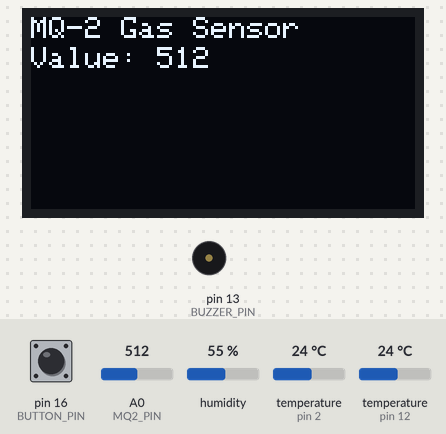
Bench run of a sketch on a simulated Arduino Uno, built with avr-gcc and run on an emulated ATmega328P. On the bench: 128×64 one-colour display, buzzer (waves = sounding, pin HIGH). The inputs (shaded band) are chosen by the test bench; at power-on: A0 (MQ2_PIN) = 512, pin 16 (BUTTON_PIN) LOW, humidity 55 %, temperature (sensors on pin 2, pin 12) 24 °C.

Above: at 1.2 s.
1.3 s: A0 (MQ2_PIN) set to 532
At 2.1 s:
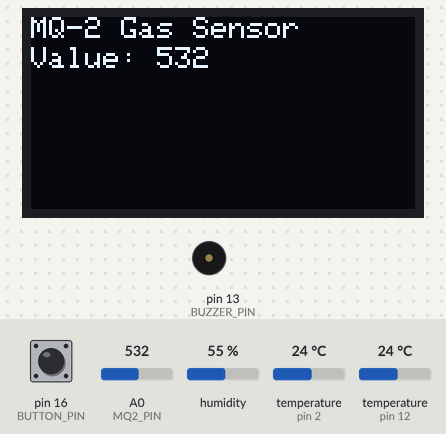
2.8 s: A0 (MQ2_PIN) set to 568
At 3.9 s:
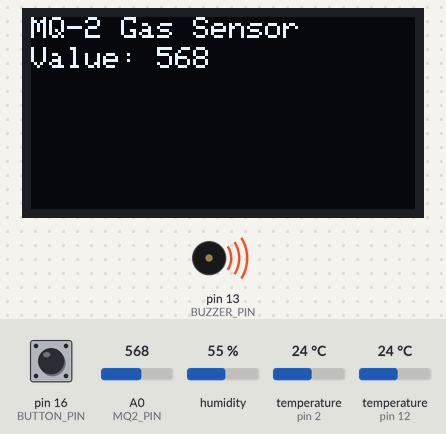
4.4 s: pin 16 (BUTTON_PIN) pulled HIGH for 0.15 s
At 5.4 s:
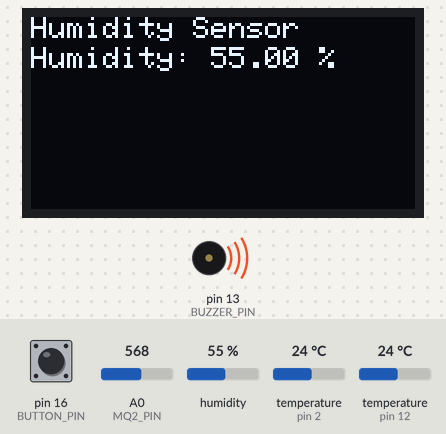
6.0 s: humidity set to 22 %
At 7.3 s:
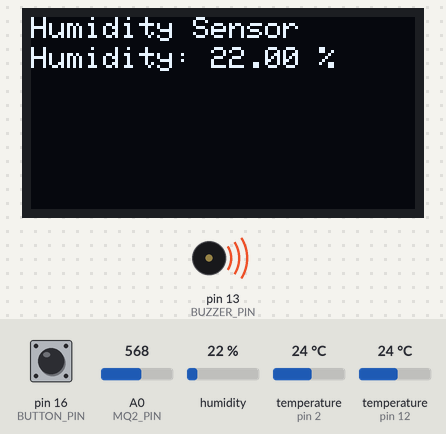
8.1 s: pin 16 (BUTTON_PIN) pulled HIGH for 1 s
At 10.0 s:
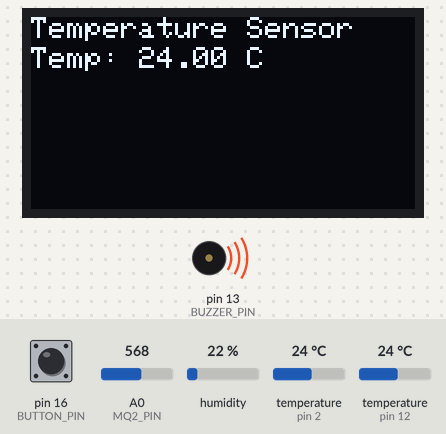
10.6 s: pin 16 (BUTTON_PIN) pulled HIGH for 3.2 s
At 12.1 s:
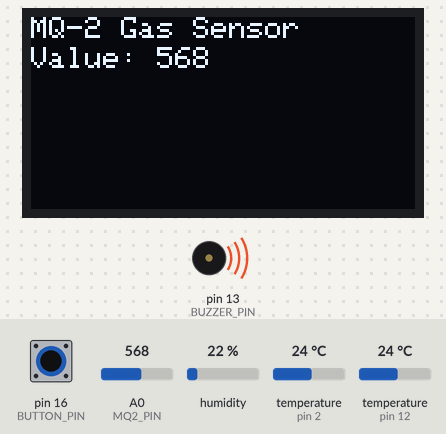
Timing chart, 0 to 13.6 s (numbered marks = the images above; inputs shaded):
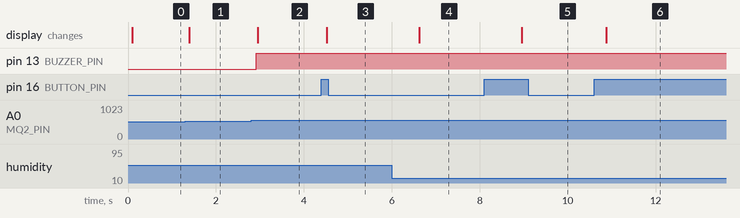

The sketch:

THEMS-V1.2.0.ino
```cpp
#include <OneWire.h>
#include <DallasTemperature.h>
#include <Wire.h>
#include <Adafruit_GFX.h>
#include <Adafruit_SSD1306.h>
#include <DHT.h>

#define MQ2_PIN A0
#define ONE_WIRE_BUS 12
#define DHT_PIN 2
#define DHT_TYPE DHT11
DHT dht(DHT_PIN, DHT_TYPE);
Adafruit_SSD1306 display(128, 64, &Wire, 14);

#define BUTTON_PIN 16
#define BUZZER_PIN 13

// Setup a oneWire instance to communicate with any OneWire device
OneWire oneWire(ONE_WIRE_BUS);

// Pass oneWire reference to DallasTemperature library
DallasTemperature sensors(&oneWire);

enum DisplayState {
  MQ2,
  HUMIDITY,
  TEMPERATURE
};

DisplayState currentDisplay = MQ2;
bool buttonState = false;
bool lastButtonState = false;


void setup() {
  Serial.begin(9600);
  sensors.begin();  // Start up the library
  pinMode (MQ2_PIN, INPUT);

  if (!display.begin(SSD1306_SWITCHCAPVCC, 0x3C)) {
    Serial.println("modul oled gagal termuat");
  }
  display.clearDisplay();
  display.setTextColor(SSD1306_WHITE);
  display.setCursor(10,3);
  display.setTextSize(2);
  display.print("  S S ");
  display.display();
  pinMode(BUTTON_PIN, INPUT);
  pinMode(BUZZER_PIN, OUTPUT);
  dht.begin();
}

void loop() {
  // Membaca tombol
  buttonState = digitalRead(BUTTON_PIN);
  int mq2Value = analogRead(MQ2_PIN);
  if (mq2Value > 550) {
  digitalWrite(BUZZER_PIN, HIGH);
  } else {
  digitalWrite(BUZZER_PIN, LOW);
  }

  // Deteksi perubahan tombol
  if (buttonState && !lastButtonState) {
    changeDisplayState();
  }
  lastButtonState = buttonState;

  // Menampilkan data berdasarkan kondisi
  display.clearDisplay();

  switch (currentDisplay) {
    case MQ2:
      displayMQ2();
      break;
    case HUMIDITY:
      displayHumidity();
      break;
    case TEMPERATURE:
      displayTemperature();
      break;
  }

  display.display();
  delay(100); // debounce
}

void changeDisplayState() {
  switch (currentDisplay) {
    case MQ2:
      currentDisplay = HUMIDITY;
      break;
    case HUMIDITY:
      currentDisplay = TEMPERATURE;
      break;
    case TEMPERATURE:
      currentDisplay = MQ2;
      break;
  }
}

void displayMQ2() {
  int mq2Value = analogRead(MQ2_PIN);
  display.setTextSize(1);
  display.setTextColor(SSD1306_WHITE);
  display.setCursor(0, 0);
  display.print("MQ-2 Gas Sensor");
  display.setCursor(0, 10);
  display.print("Value: ");
  display.print(mq2Value);

  // if (mq2Value > 550) {
  //   digitalWrite(BUZZER_PIN, HIGH);
  // } else {
  //   digitalWrite(BUZZER_PIN, LOW);
  // }
}

void displayHumidity() {
  float humidity = dht.readHumidity();
  display.setTextSize(1);
  display.setTextColor(SSD1306_WHITE);
  display.setCursor(0, 0);
  display.print("Humidity Sensor");
  display.setCursor(0, 10);
  display.print("Humidity: ");
  display.print(humidity);
  display.print(" %");
}

void displayTemperature() {
  sensors.requestTemperatures();
  display.setTextSize(1);
  display.setTextColor(SSD1306_WHITE);
  display.setCursor(0, 0);
  display.print("Temperature Sensor");
  display.setCursor(0, 10);
  display.print("Temp: ");
  display.print(sensors.getTempCByIndex(0));
  display.print(" C");
}
```

Measured:
- the behaviour switches between 550 and 551 on A0 (MQ2_PIN) (found by bisection; images 1 and 2)
- after the input at 1.3 s, the display: changes after 0.09 s (image 1)
- after the input at 2.8 s, pin 13 (BUZZER_PIN): LOW → HIGH after 0.12 s; the display: changes after 0.15 s (image 2)
- after the input at 4.4 s, the display: changes after 0.12 s (image 3)
- after the input at 6.0 s, the display: changes after 0.63 s (image 4)
- after the input at 8.1 s, the display: changes after 0.86 s (image 5)
- after the input at 10.6 s, the display: changes after 0.27 s (image 6)
